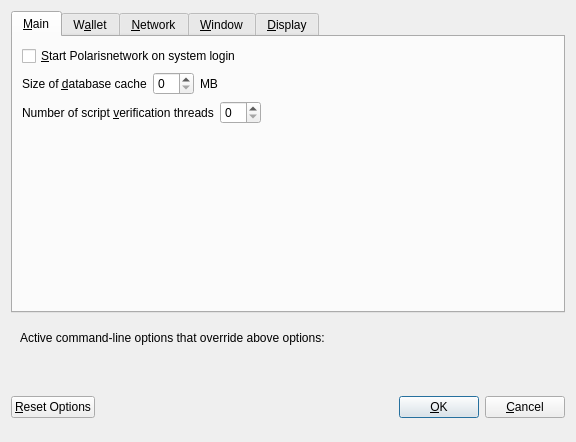
<?xml version="1.0" encoding="UTF-8"?>
<ui version="4.0">
 <class>OptionsDialog</class>
 <widget class="QDialog" name="OptionsDialog">
  <property name="geometry">
   <rect>
    <x>0</x>
    <y>0</y>
    <width>576</width>
    <height>442</height>
   </rect>
  </property>
  <property name="windowTitle">
   <string>Options</string>
  </property>
  <property name="modal">
   <bool>true</bool>
  </property>
  <layout class="QVBoxLayout" name="verticalLayout">
   <item>
    <widget class="QTabWidget" name="tabWidget">
     <property name="currentIndex">
      <number>0</number>
     </property>
     <widget class="QWidget" name="tabMain">
      <attribute name="title">
       <string>&amp;Main</string>
      </attribute>
      <layout class="QVBoxLayout" name="verticalLayout_Main">
       <item>
        <widget class="QCheckBox" name="bitcoinAtStartup">
         <property name="toolTip">
          <string>Automatically start Polarisnetwork after logging in to the system.</string>
         </property>
         <property name="text">
          <string>&amp;Start Polarisnetwork on system login</string>
         </property>
        </widget>
       </item>
       <item>
        <layout class="QHBoxLayout" name="horizontalLayout_2_Main">
         <item>
          <widget class="QLabel" name="databaseCacheLabel">
           <property name="text">
            <string>Size of &amp;database cache</string>
           </property>
           <property name="textFormat">
            <enum>Qt::PlainText</enum>
           </property>
           <property name="buddy">
            <cstring>databaseCache</cstring>
           </property>
          </widget>
         </item>
         <item>
          <widget class="QSpinBox" name="databaseCache"/>
         </item>
         <item>
          <widget class="QLabel" name="databaseCacheUnitLabel">
           <property name="text">
            <string>MB</string>
           </property>
           <property name="textFormat">
            <enum>Qt::PlainText</enum>
           </property>
          </widget>
         </item>
         <item>
          <spacer name="horizontalSpacer_2_Main">
           <property name="orientation">
            <enum>Qt::Horizontal</enum>
           </property>
           <property name="sizeHint" stdset="0">
            <size>
             <width>40</width>
             <height>20</height>
            </size>
           </property>
          </spacer>
         </item>
        </layout>
       </item>
       <item>
        <layout class="QHBoxLayout" name="horizontalLayout_3_Main">
         <item>
          <widget class="QLabel" name="threadsScriptVerifLabel">
           <property name="text">
            <string>Number of script &amp;verification threads</string>
           </property>
           <property name="textFormat">
            <enum>Qt::PlainText</enum>
           </property>
           <property name="buddy">
            <cstring>threadsScriptVerif</cstring>
           </property>
          </widget>
         </item>
         <item>
          <widget class="QSpinBox" name="threadsScriptVerif">
           <property name="toolTip">
            <string>(0 = auto, &lt;0 = leave that many cores free)</string>
           </property>
          </widget>
         </item>
         <item>
          <spacer name="horizontalSpacer_3_Main">
           <property name="orientation">
            <enum>Qt::Horizontal</enum>
           </property>
           <property name="sizeHint" stdset="0">
            <size>
             <width>40</width>
             <height>20</height>
            </size>
           </property>
          </spacer>
         </item>
        </layout>
       </item>
       <item>
        <spacer name="verticalSpacer_2">
         <property name="orientation">
          <enum>Qt::Vertical</enum>
         </property>
         <property name="sizeHint" stdset="0">
          <size>
           <width>20</width>
           <height>40</height>
          </size>
         </property>
        </spacer>
       </item>
      </layout>
     </widget>
     <widget class="QWidget" name="tabWallet">
      <attribute name="title">
       <string>W&amp;allet</string>
      </attribute>
      <layout class="QVBoxLayout" name="verticalLayout_Wallet">
       <item>
        <layout class="QHBoxLayout" name="horizontalLayout_2_Wallet">
         <item>
          <widget class="QLabel" name="labelStakeSplitThresholdText">
           <property name="text">
            <string>Stake split threshold:</string>
           </property>
          </widget>
         </item>
         <item>
          <widget class="QSpinBox" name="spinBoxStakeSplitThreshold">
           <property name="minimum">
            <number>1</number>
           </property>
           <property name="maximum">
            <number>999999</number>
           </property>
          </widget>
         </item>
        </layout>
       </item>
       <item>
        <widget class="QGroupBox" name="groupBox">
         <property name="title">
          <string>Expert</string>
         </property>
         <layout class="QVBoxLayout" name="verticalLayout_2">
          <item>
           <widget class="QCheckBox" name="coinControlFeatures">
            <property name="toolTip">
             <string>Whether to show coin control features or not.</string>
            </property>
            <property name="text">
             <string>Enable coin &amp;control features</string>
            </property>
           </widget>
          </item>
          <item>
           <widget class="QCheckBox" name="showMasternodesTab">
            <property name="toolTip">
             <string>Show additional tab listing all your masternodes in first sub-tab&lt;br/&gt;and all masternodes on the network in second sub-tab.</string>
            </property>
            <property name="text">
             <string>Show Masternodes Tab</string>
            </property>
           </widget>
          </item>
          <item>
           <widget class="QCheckBox" name="spendZeroConfChange">
            <property name="toolTip">
             <string>If you disable the spending of unconfirmed change, the change from a transaction&lt;br/&gt;cannot be used until that transaction has at least one confirmation.&lt;br/&gt;This also affects how your balance is computed.</string>
            </property>
            <property name="text">
             <string>&amp;Spend unconfirmed change</string>
            </property>
           </widget>
          </item>
         </layout>
        </widget>
       </item>
       <item>
        <spacer name="verticalSpacer_Wallet">
         <property name="orientation">
          <enum>Qt::Vertical</enum>
         </property>
         <property name="sizeHint" stdset="0">
          <size>
           <width>20</width>
           <height>40</height>
          </size>
         </property>
        </spacer>
       </item>
      </layout>
     </widget>
     <widget class="QWidget" name="tabNetwork">
      <attribute name="title">
       <string>&amp;Network</string>
      </attribute>
      <layout class="QVBoxLayout" name="verticalLayout_Network">
       <item>
        <widget class="QCheckBox" name="mapPortUpnp">
         <property name="toolTip">
          <string>Automatically open the Polarisnetwork client port on the router. This only works when your router supports UPnP and it is enabled.</string>
         </property>
         <property name="text">
          <string>Map port using &amp;UPnP</string>
         </property>
        </widget>
       </item>
       <item>
        <widget class="QCheckBox" name="allowIncoming">
         <property name="toolTip">
          <string>Accept connections from outside</string>
         </property>
         <property name="text">
          <string>Allow incoming connections</string>
         </property>
        </widget>
       </item>
       <item>
        <widget class="QCheckBox" name="connectSocks">
         <property name="toolTip">
          <string>Connect to the Polarisnetwork network through a SOCKS5 proxy.</string>
         </property>
         <property name="text">
          <string>&amp;Connect through SOCKS5 proxy (default proxy):</string>
         </property>
        </widget>
       </item>
       <item>
        <layout class="QHBoxLayout" name="horizontalLayout_1_Network">
         <item>
          <widget class="QLabel" name="proxyIpLabel">
           <property name="text">
            <string>Proxy &amp;IP:</string>
           </property>
           <property name="textFormat">
            <enum>Qt::PlainText</enum>
           </property>
           <property name="buddy">
            <cstring>proxyIp</cstring>
           </property>
          </widget>
         </item>
         <item>
          <widget class="QValidatedLineEdit" name="proxyIp">
           <property name="minimumSize">
            <size>
             <width>140</width>
             <height>0</height>
            </size>
           </property>
           <property name="maximumSize">
            <size>
             <width>140</width>
             <height>16777215</height>
            </size>
           </property>
           <property name="toolTip">
            <string>IP address of the proxy (e.g. IPv4: 127.0.0.1 / IPv6: ::1)</string>
           </property>
          </widget>
         </item>
         <item>
          <widget class="QLabel" name="proxyPortLabel">
           <property name="text">
            <string>&amp;Port:</string>
           </property>
           <property name="textFormat">
            <enum>Qt::PlainText</enum>
           </property>
           <property name="buddy">
            <cstring>proxyPort</cstring>
           </property>
          </widget>
         </item>
         <item>
          <widget class="QLineEdit" name="proxyPort">
           <property name="minimumSize">
            <size>
             <width>55</width>
             <height>0</height>
            </size>
           </property>
           <property name="maximumSize">
            <size>
             <width>55</width>
             <height>16777215</height>
            </size>
           </property>
           <property name="toolTip">
            <string>Port of the proxy (e.g. 9050)</string>
           </property>
          </widget>
         </item>
         <item>
          <spacer name="horizontalSpacer_1_Network">
           <property name="orientation">
            <enum>Qt::Horizontal</enum>
           </property>
           <property name="sizeHint" stdset="0">
            <size>
             <width>40</width>
             <height>20</height>
            </size>
           </property>
          </spacer>
         </item>
        </layout>
       </item>
       <item>
        <spacer name="verticalSpacer_Network">
         <property name="orientation">
          <enum>Qt::Vertical</enum>
         </property>
         <property name="sizeHint" stdset="0">
          <size>
           <width>20</width>
           <height>40</height>
          </size>
         </property>
        </spacer>
       </item>
      </layout>
     </widget>
     <widget class="QWidget" name="tabWindow">
      <attribute name="title">
       <string>&amp;Window</string>
      </attribute>
      <layout class="QVBoxLayout" name="verticalLayout_Window">
       <item>
        <widget class="QCheckBox" name="minimizeToTray">
         <property name="toolTip">
          <string>Show only a tray icon after minimizing the window.</string>
         </property>
         <property name="text">
          <string>&amp;Minimize to the tray instead of the taskbar</string>
         </property>
        </widget>
       </item>
       <item>
        <widget class="QCheckBox" name="minimizeOnClose">
         <property name="toolTip">
          <string>Minimize instead of exit the application when the window is closed. When this option is enabled, the application will be closed only after selecting Quit in the menu.</string>
         </property>
         <property name="text">
          <string>M&amp;inimize on close</string>
         </property>
        </widget>
       </item>
       <item>
        <spacer name="verticalSpacer_Window">
         <property name="orientation">
          <enum>Qt::Vertical</enum>
         </property>
         <property name="sizeHint" stdset="0">
          <size>
           <width>20</width>
           <height>40</height>
          </size>
         </property>
        </spacer>
       </item>
      </layout>
     </widget>
     <widget class="QWidget" name="tabDisplay">
      <attribute name="title">
       <string>&amp;Display</string>
      </attribute>
      <layout class="QVBoxLayout" name="verticalLayout_Display">
       <item>
        <layout class="QHBoxLayout" name="horizontalLayout_1_Display">
         <item>
          <widget class="QLabel" name="langLabel">
           <property name="text">
            <string>User Interface &amp;language:</string>
           </property>
           <property name="textFormat">
            <enum>Qt::PlainText</enum>
           </property>
           <property name="buddy">
            <cstring>lang</cstring>
           </property>
          </widget>
         </item>
         <item>
          <widget class="QValueComboBox" name="lang">
           <property name="toolTip">
            <string>The user interface language can be set here. This setting will take effect after restarting Polarisnetwork.</string>
           </property>
          </widget>
         </item>
        </layout>
       </item>
       <item>
        <widget class="Line" name="line">
         <property name="orientation">
          <enum>Qt::Horizontal</enum>
         </property>
        </widget>
       </item>
       <item>
        <layout class="QHBoxLayout" name="horizontalLayout_2_Display">
         <item>
          <widget class="QLabel" name="unitLabel">
           <property name="text">
            <string>&amp;Unit to show amounts in:</string>
           </property>
           <property name="textFormat">
            <enum>Qt::PlainText</enum>
           </property>
           <property name="buddy">
            <cstring>unit</cstring>
           </property>
          </widget>
         </item>
         <item>
          <widget class="QValueComboBox" name="unit">
           <property name="toolTip">
            <string>Choose the default subdivision unit to show in the interface and when sending coins.</string>
           </property>
          </widget>
         </item>
        </layout>
       </item>
       <item>
        <layout class="QHBoxLayout" name="horizontalLayout_5_Display">
         <item>
          <widget class="QLabel" name="digitsLabel">
           <property name="text">
            <string>Decimal digits</string>
           </property>
          </widget>
         </item>
         <item>
          <widget class="QValueComboBox" name="digits"/>
         </item>
        </layout>
       </item>
       <item>
        <layout class="QHBoxLayout" name="horizontalLayout_3_Display">
         <item>
          <widget class="QLabel" name="thirdPartyTxUrlsLabel">
           <property name="toolTip">
            <string>Third party URLs (e.g. a block explorer) that appear in the transactions tab as context menu items. %s in the URL is replaced by transaction hash. Multiple URLs are separated by vertical bar |.</string>
           </property>
           <property name="text">
            <string>Third party transaction URLs</string>
           </property>
           <property name="buddy">
            <cstring>thirdPartyTxUrls</cstring>
           </property>
          </widget>
         </item>
         <item>
          <widget class="QLineEdit" name="thirdPartyTxUrls">
           <property name="toolTip">
            <string>Third party URLs (e.g. a block explorer) that appear in the transactions tab as context menu items. %s in the URL is replaced by transaction hash. Multiple URLs are separated by vertical bar |.</string>
           </property>
          </widget>
         </item>
        </layout>
       </item>
       <item>
        <spacer name="verticalSpacer">
         <property name="orientation">
          <enum>Qt::Vertical</enum>
         </property>
         <property name="sizeHint" stdset="0">
          <size>
           <width>20</width>
           <height>40</height>
          </size>
         </property>
        </spacer>
       </item>
      </layout>
     </widget>
    </widget>
   </item>
   <item>
    <widget class="QFrame" name="frame">
     <layout class="QVBoxLayout" name="verticalLayout_Bottom">
      <item>
       <layout class="QHBoxLayout" name="horizontalLayout_Bottom">
        <item>
         <widget class="QLabel" name="overriddenByCommandLineInfoLabel">
          <property name="text">
           <string>Active command-line options that override above options:</string>
          </property>
          <property name="textFormat">
           <enum>Qt::PlainText</enum>
          </property>
         </widget>
        </item>
        <item>
         <spacer name="horizontalSpacer_Bottom">
          <property name="orientation">
           <enum>Qt::Horizontal</enum>
          </property>
          <property name="sizeHint" stdset="0">
           <size>
            <width>40</width>
            <height>20</height>
           </size>
          </property>
         </spacer>
        </item>
       </layout>
      </item>
      <item>
       <widget class="QLabel" name="overriddenByCommandLineLabel">
        <property name="text">
         <string/>
        </property>
        <property name="textFormat">
         <enum>Qt::PlainText</enum>
        </property>
        <property name="wordWrap">
         <bool>true</bool>
        </property>
       </widget>
      </item>
     </layout>
    </widget>
   </item>
   <item>
    <layout class="QHBoxLayout" name="horizontalLayout_Buttons">
     <item>
      <widget class="QPushButton" name="resetButton">
       <property name="toolTip">
        <string>Reset all client options to default.</string>
       </property>
       <property name="text">
        <string>&amp;Reset Options</string>
       </property>
       <property name="autoDefault">
        <bool>false</bool>
       </property>
      </widget>
     </item>
     <item>
      <spacer name="horizontalSpacer_1">
       <property name="orientation">
        <enum>Qt::Horizontal</enum>
       </property>
       <property name="sizeHint" stdset="0">
        <size>
         <width>40</width>
         <height>48</height>
        </size>
       </property>
      </spacer>
     </item>
     <item>
      <widget class="QLabel" name="statusLabel">
       <property name="minimumSize">
        <size>
         <width>200</width>
         <height>0</height>
        </size>
       </property>
       <property name="font">
        <font>
         <weight>75</weight>
         <bold>true</bold>
        </font>
       </property>
       <property name="text">
        <string/>
       </property>
       <property name="textFormat">
        <enum>Qt::PlainText</enum>
       </property>
       <property name="wordWrap">
        <bool>true</bool>
       </property>
      </widget>
     </item>
     <item>
      <spacer name="horizontalSpacer_2">
       <property name="orientation">
        <enum>Qt::Horizontal</enum>
       </property>
       <property name="sizeHint" stdset="0">
        <size>
         <width>40</width>
         <height>48</height>
        </size>
       </property>
      </spacer>
     </item>
     <item>
      <widget class="QPushButton" name="okButton">
       <property name="text">
        <string>&amp;OK</string>
       </property>
       <property name="autoDefault">
        <bool>false</bool>
       </property>
       <property name="default">
        <bool>true</bool>
       </property>
      </widget>
     </item>
     <item>
      <widget class="QPushButton" name="cancelButton">
       <property name="text">
        <string>&amp;Cancel</string>
       </property>
       <property name="autoDefault">
        <bool>false</bool>
       </property>
      </widget>
     </item>
    </layout>
   </item>
  </layout>
 </widget>
 <customwidgets>
  <customwidget>
   <class>QValidatedLineEdit</class>
   <extends>QLineEdit</extends>
   <header>qvalidatedlineedit.h</header>
  </customwidget>
  <customwidget>
   <class>QValueComboBox</class>
   <extends>QComboBox</extends>
   <header>qvaluecombobox.h</header>
  </customwidget>
 </customwidgets>
 <resources/>
 <connections/>
</ui>
